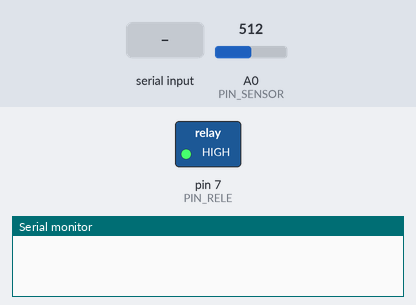
Bench run of a sketch on a simulated Arduino Uno, built with avr-gcc and run on an emulated ATmega328P. Shown: switched loads named in the sketch (green lamp = pin HIGH), the last lines printed to the serial monitor. Inputs (shaded band) come from the test bench; at power-on: A0 (PIN_SENSOR) = 512.

Above: at 1.2 s.
1.3 s: "R90\n" received over Serial
At 2.5 s:
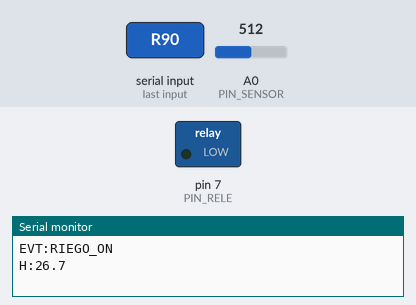
Timing chart, 0 to 12.8 s (numbered marks = the images above; inputs shaded):
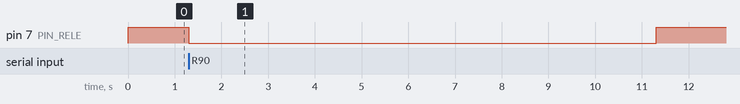

The sketch:

riego.ino
```cpp
// Sketch del Arduino (SIN CAMBIOS respecto a la versión anterior).
// Sensor capacitivo en A0, relé en D7 (conectado al canal IN4 del módulo).
// Imprime "H:<humedad>" cada 2 s y acepta el comando "R<segundos>".

const int PIN_SENSOR = A0;
const int PIN_RELE   = 7;      // D7 -> IN4 del módulo de relés

// Calibra estos dos valores con tu sensor
const int RAW_SECO   = 600;    // lectura con el sensor en el aire
const int RAW_MOJADO = 270;    // lectura con el sensor en agua

const bool RELE_ACTIVO_BAJO = true;
const unsigned long INTERVALO_LECTURA = 2000;
const unsigned long RIEGO_MAX_MS = 10000;

unsigned long ultimaLectura = 0;
unsigned long inicioRiego = 0;
unsigned long duracionRiego = 0;
bool regando = false;
String entrada = "";

void releOn()  { digitalWrite(PIN_RELE, RELE_ACTIVO_BAJO ? LOW : HIGH); }
void releOff() { digitalWrite(PIN_RELE, RELE_ACTIVO_BAJO ? HIGH : LOW); }

float leerHumedad() {
  int raw = analogRead(PIN_SENSOR);
  float h = (float)(RAW_SECO - raw) / (RAW_SECO - RAW_MOJADO) * 100.0;
  return constrain(h, 0.0, 100.0);
}

void procesarComando(String cmd) {
  if (cmd.length() > 1 && cmd[0] == 'R' && !regando) {
    unsigned long ms = cmd.substring(1).toInt() * 1000UL;
    if (ms > 0) {
      duracionRiego = min(ms, RIEGO_MAX_MS);
      inicioRiego = millis();
      regando = true;
      releOn();
      Serial.println("EVT:RIEGO_ON");
    }
  }
}

void setup() {
  releOff();
  pinMode(PIN_RELE, OUTPUT);
  Serial.begin(9600);
}

void loop() {
  if (millis() - ultimaLectura >= INTERVALO_LECTURA) {
    ultimaLectura = millis();
    Serial.print("H:");
    Serial.println(leerHumedad(), 1);
  }

  while (Serial.available()) {
    char c = Serial.read();
    if (c == '\n') {
      entrada.trim();
      procesarComando(entrada);
      entrada = "";
    } else {
      entrada += c;
    }
  }

  if (regando && millis() - inicioRiego >= duracionRiego) {
    releOff();
    regando = false;
    Serial.println("EVT:RIEGO_OFF");
  }
}
```

Measured:
- after the input at 1.3 s, pin 7 (PIN_RELE): HIGH → LOW at once, → HIGH 10.0 s later
